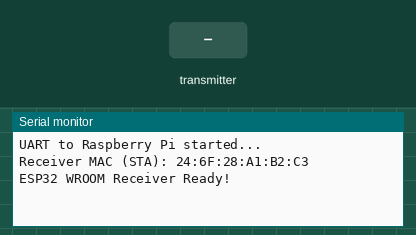
Recording of a sketch running on a simulated ESP32. Parts: the last lines printed to the serial monitor. The test bench sets the inputs (shaded band).

Above: at 1.5 s.
1.6 s: the transmitter starts sending state = 0
At 1.91 s:
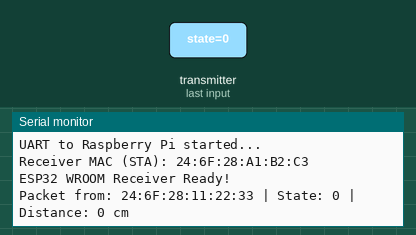
3.6 s: the transmitter starts sending distance = 1024
At 3.91 s:
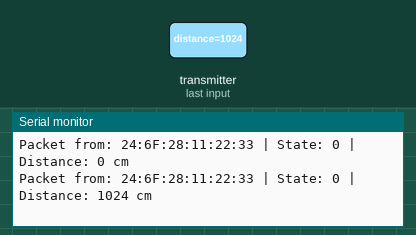
5.1 s: the transmitter starts sending state = 1
At 5.41 s:
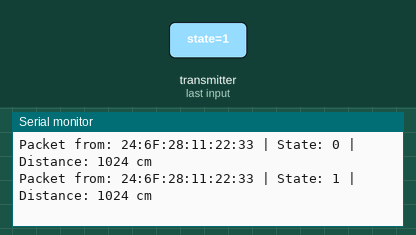
6.6 s: the transmitter starts sending distance = 0
At 6.91 s:
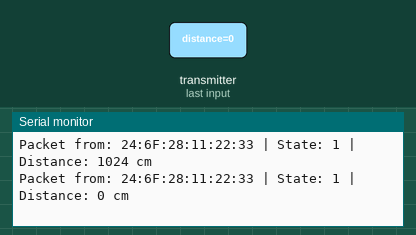

Measured:
- after the input at 1.6 s, the serial monitor: prints a new line at once (image 1)
- after the input at 3.6 s, the serial monitor: prints a new line at once (image 2)
- after the input at 5.1 s, the serial monitor: prints a new line at once (image 3)
- after the input at 6.6 s, the serial monitor: prints a new line at once (image 4)

The sketch:

gateway_wroom.ino
```cpp
#include <WiFi.h>
#include <esp_now.h>
#include <esp_wifi.h>

// =============================
// PACKET STRUCT (must match sender)
// =============================
typedef struct sensor_packet {
  int state;        // 1 = triggered, 0 = normal
  long distance;    // distance in cm
} sensor_packet;

sensor_packet pkt;

// UART to Raspberry Pi uses Serial1
// TX = GPIO1 (default), RX = GPIO3 (if needed)
HardwareSerial PiSerial(1);

void onDataRecv(const esp_now_recv_info *info, const uint8_t *incomingData, int len) {
  memcpy(&pkt, incomingData, sizeof(pkt));

  // =============================
  // PRINT TO SERIAL MONITOR (USB)
  // =============================
  Serial.print("Packet from: ");
  for (int i = 0; i < 6; i++) {
    Serial.printf("%02X", info->src_addr[i]);
    if (i < 5) Serial.print(":");
  }

  Serial.printf(" | State: %d | Distance: %ld cm\n", pkt.state, pkt.distance);

  // =============================
  // FORWARD TO RASPBERRY PI
  // =============================
  // Format as JSON for easy parsing on Pi
  PiSerial.printf("{\"state\":%d,\"distance\":%ld}\n", pkt.state, pkt.distance);
}

void setup() {
  Serial.begin(115200);   // USB Serial (Monitor)
  delay(300);

  // =============================
  // UART for Raspberry Pi
  // TX = GPIO1, RX = GPIO3
  // =============================
  PiSerial.begin(115200, SERIAL_8N1, 3, 1);
  // RX=3 (unused), TX=1 → Pi GPIO15 (Rx)

  Serial.println("UART to Raspberry Pi started...");

  // =============================
  // ESP-NOW INIT
  // =============================
  WiFi.mode(WIFI_STA);

  uint8_t mac[6];
  esp_wifi_get_mac(WIFI_IF_STA, mac);

  Serial.printf("Receiver MAC (STA): %02X:%02X:%02X:%02X:%02X:%02X\n",
                mac[0], mac[1], mac[2], mac[3], mac[4], mac[5]);

  if (esp_now_init() != ESP_OK) {
    Serial.println("ESP-NOW init failed!");
    return;
  }

  esp_now_register_recv_cb(onDataRecv);

  Serial.println("ESP32 WROOM Receiver Ready!");
}

void loop() {
  // Nothing needed here
}
```
